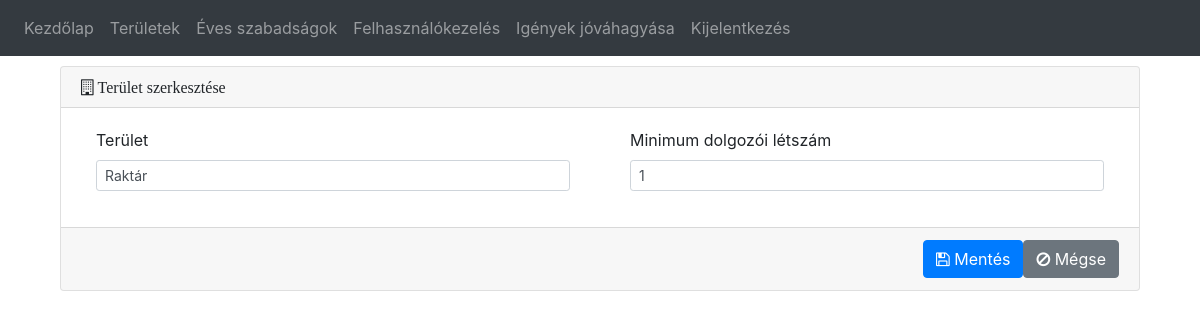
Page /department/edit/1 (signed in) on the earlier database version.
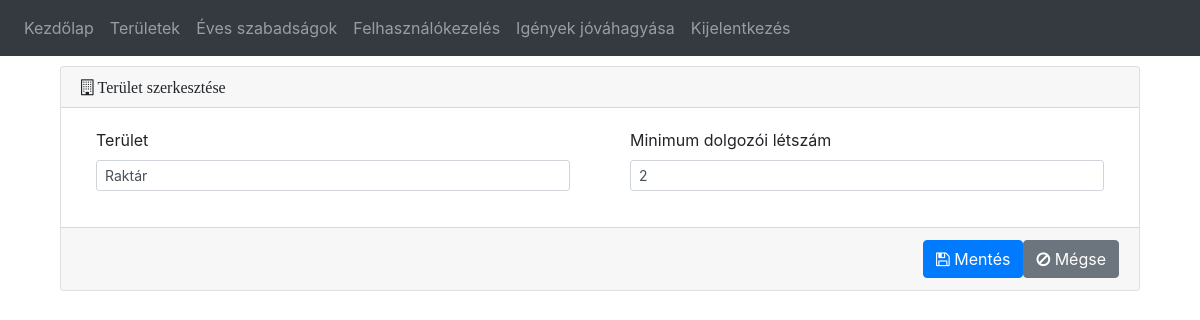
Same page on the later database version.
### website/models.py (models this page shows)
class Department(db.Model):
    id = db.Column(db.Integer, primary_key=True)
    data = db.Column(db.String(10000))
    date = db.Column(db.DateTime(timezone=True), default=func.now())
    min_employees = db.Column(db.Integer)

### website/departments.py (the view)
@departments.route('/department/edit/<int:department_id>', methods=['GET', 'POST'])
@login_required
def departmentEdit(department_id):
    if request.method == 'POST':
        department = request.form.get('department')
        employee = request.form.get('min_employees')
        id = request.form.get('departmentID')
        try:
            employee = int(employee)
            id = int(id)
            if (employee > 0) and (employee < 100):
                if len(department) < 1:
                    flash('A terület név túl rövid!!', category='error')
                else:
                    edit_department = Department.query.filter_by(id=id).first()
                    edit_department.data = department
                    edit_department.min_employees = employee
                    db.session.commit()
                    flash('A terület módosítása sikerült!', category='success')
                    return redirect("/department")
            else:
                flash('A megadott szám nem elfogadható', category='error')
        except:
            flash('A megadott szám nem elfogadható', category='error')
    else:
        if request.method == 'GET':
            department = Department.query.get(department_id)
            if department:
                return render_template("department_edit.html", user=current_user, department=department)
            else:
                flash('Invalid department ID for edit', category='error')
                return render_template("department_edit.html", user=current_user)

### website/templates/department_edit.html (shortened to what this page needs)
{% extends "base.html" %} {% block title %}Területek{% endblock %}
{% block content %}
{% with caption='Terület szerkesztése', image='fa fa-building-o' %}
{% include "card_header.html" %}
{% endwith %}
                        <div class="card-body">
                            <div class="row">
                              <div class="col-md-6">
                                    <div class="form-group department_form_group">
                                        <label class="col-sm-12 control-label">
                                            Terület
                                        </label>
                                        <div class="col-sm-12">
                                            <input id='department' class='form-control form-control-sm'
                                                name='department' type='text' value="{{department.data}}" />
                                        </div>
                                    </div>
                                </div>
                                <div class="col-md-6">
                                    <div class="form-group min_employees_form_group">
                                        <label class="col-sm-12 control-label">
                                            Minimum dolgozói létszám
                                        </label>
                                        <div class="col-sm-12">
                                            <input id='min_employees' class='form-control form-control-sm'
                                                name='min_employees' type='number' value="{{department.min_employees}}" />
                                        </div>
                                    </div>
                                </div>
                            </div>
                        </div>
{% with backurl='/department' %}
{% include "card_footer.html" %}
{% endwith %}
{% endblock %}

Differences in the rows shown:
changed Department "Raktár": min_employees "1" → "2"
